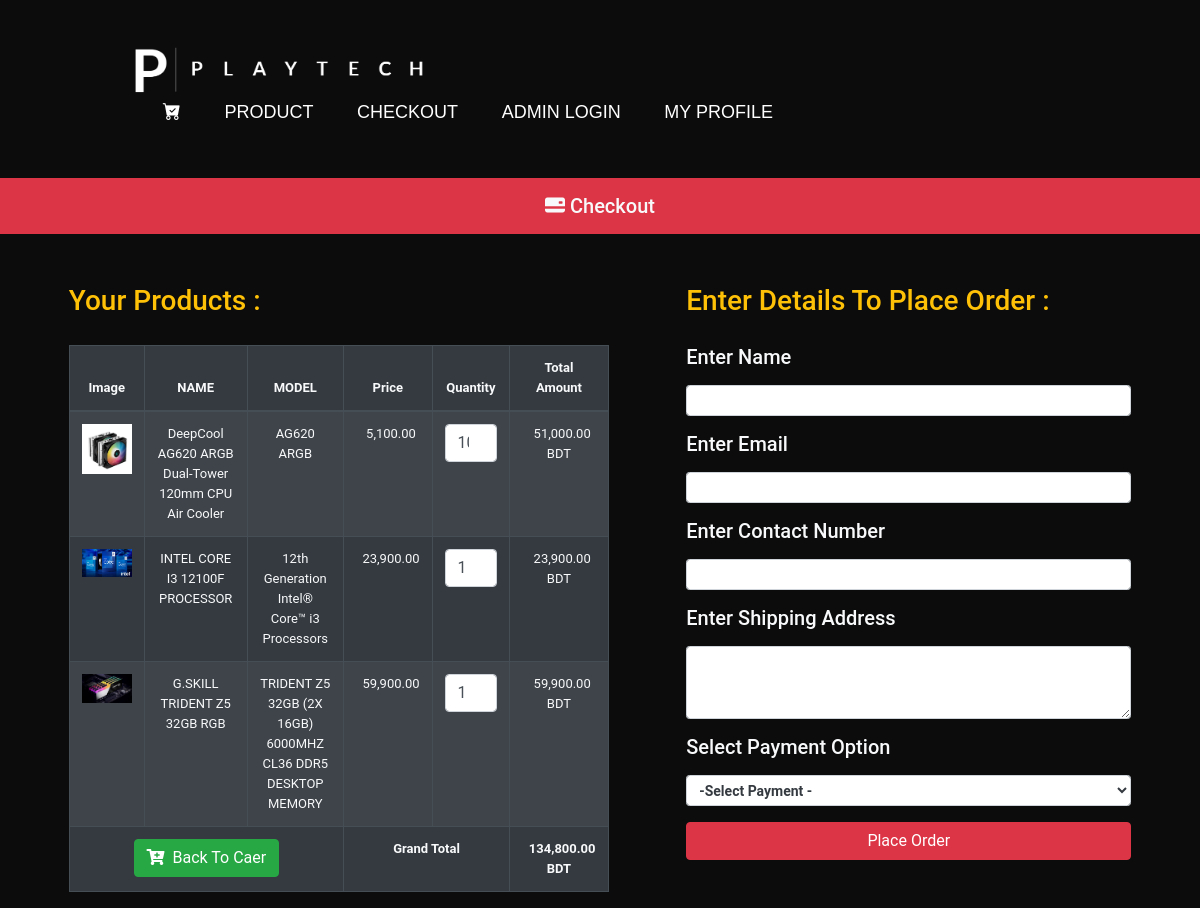
Page /playtech/checkout.php on the committed database.
### tables this page shows
CREATE TABLE `cart` (
  `code` int(200) NOT NULL,
  `name` varchar(200) NOT NULL,
  `model` varchar(200) NOT NULL,
  `description` varchar(200) NOT NULL,
  `restock` date NOT NULL,
  `price` int(200) NOT NULL,
  `status` varchar(200) NOT NULL,
  `quantity` int(200) NOT NULL,
  `catagory` varchar(250) NOT NULL,
  `image` varchar(250) NOT NULL,
  `total` int(250) NOT NULL
);

### playtech/checkout.php (the view, shortened to what this page needs)
<!DOCTYPE html>
<html lang="en">
<head>
    <link rel="stylesheet" href="css/product.css">
    <link rel="stylesheet" href="https://stackpath.bootstrapcdn.com/bootstrap/4.3.1/css/bootstrap.min.css"/>
    <link rel="stylesheet" href=" https://stackpath.bootstrapcdn.com/bootstrap/4.3.1/js/bootstrap.bundle.min.js"/>
    <link rel="stylesheet" href="https://cdnjs.cloudflare.com/ajax/libs/jquery/3.2.1/jquery.min.js"/>
    <link rel="stylesheet" href="  https://cdnjs.cloudflare.com/ajax/libs/font-awesome/4.7.0/css/font-awesome.min.css"/>
    <link rel="stylesheet" href="https://cdn.jsdelivr.net/npm/bootstrap-icons@1.9.1/font/bootstrap-icons.css">
    <link rel='stylesheet' href='https://cdnjs.cloudflare.com/ajax/libs/twitter-bootstrap/4.5.2/css/bootstrap.min.css' />
    <link rel='stylesheet' href='https://cdnjs.cloudflare.com/ajax/libs/font-awesome/5.9.0/css/all.min.css' />
</head>
<body>
<div class="container-fluid ">
            <div class="nav">
                    <a href="home.html">
                    <img src="image/playtech.png" class="logo">
                    </a>
                    <ul>
                        <li>
                            <li><a href="cart.php"><i class="bi bi-cart-check-fill"></i><span id="cart-item" class="badge badge-danger"></span></a></li>
                        </li>
                        <li><a href="product_1.php">Product</a></li>
                        <li><a href="checkout.php">Checkout</a></li>
                        <li><a href="Admin/adminlog.php">Admin Login</a></li>
                        <li><a href="login.php">My Profile</a></li>
                    </ul>
            </div>
</div>
<div class="container-fluid p-3 mb-2 bg-danger text-white text-center">
    <h5 class="mb-0 font-weight-semibold text-light "> <i class="bi bi-credit-card-2-back-fill"> </i>Checkout </h5>
</div>
<div class="body-content outer-top-bd">
    <div class="container mt-50">
        <div class="row justify-content-around">
            <div class="col-md-6 col-sm-6">
              <h3 class="checkout-subtitle font-weight-semibold text-warning">Your Products :</h3>
                <br>
                  <div class="table">
                    <table class="table table-bordered table-striped table-dark text-center text-light">
                      <thead>
                        <tr>
                          <th>Image</th>
                          <th>NAME</th>
                          <th>MODEL</th>
                          <th>Price</th>
                          <th>Quantity</th>
                          <th>Total Amount</th>
                        </tr>
                      </thead>
                      <tbody>
                        <?php
                          $conn = mysqli_connect("localhost","root","","playtech");
                          $stmt = $conn->prepare('SELECT * FROM cart');
                          $stmt->execute();
                          $result = $stmt->get_result();
                          $grand_total = 0;
                          while ($row = $result->fetch_assoc()):
                        ?>
                        <tr>
                          <td><img src="upload/<?= $row['image'] ?>" width="50"></td>
                          <td><?= $row['name'] ?></td>
                          <td><?= $row['model'] ?></td>
                          <td>
                          &nbsp;&nbsp;<?= number_format($row['price'],2); ?>
                          </td>
                          <td>
                            <input type="number" class="form-control itemQty" value="<?= $row['quantity'] ?>">
                          </td>
                          <td>&nbsp;&nbsp;<?= number_format($row['total'],2); ?> BDT</td>
                        </tr>
                        <?php $grand_total += $row['total']; ?>
                        <?php endwhile; ?>
                        <tr>
                          <td colspan="3">
                            <a href="cart.php" class="btn btn-success"><i class="fas fa-cart-plus"></i>&nbsp;&nbsp;Back To Caer</a>
                          </td>
                          <td colspan="2"><b>Grand Total</b></td>
                          <td><b>&nbsp;&nbsp;<?= number_format($grand_total,2); ?> BDT</b></td>
                        </tr>
                      </tbody>
                    </table>
                  </div>
            </div>
              <div class="col-md-5 col-sm-5">
              <h3 class="checkout-subtitle font-weight-semibold text-warning">Enter Details To Place Order :</h3><br>
                <form action="action.php" method="POST" id="order">
                  <div class="form-group">
                    <label class="info-title font-weight-semibold text-light text-left" for="name"> <h5>Enter Name </h5></label>
                    <input type="text" name="name" class="form-control form-control-sm font-weight-bold text-dark"  required>
                  </div>
                  <div class="form-group">
                  <label class="info-title font-weight-semibold text-light" for="email"> <h5>Enter Email </h5></label>
                    <input type="email" name="email" class="form-control form-control-sm font-weight-bold text-dark"  required>
                  </div>
                  <div class="form-group">
                  <label class="info-title font-weight-semibold text-light" for="contact"> <h5>Enter Contact Number </h5></label>
                    <input type="tel" name="contact" class="form-control form-control-sm font-weight-bold text-dark"  required>
                  </div>
                  <div class="form-group">
                  <label class="info-title font-weight-semibold text-light" for="address"> <h5>Enter Shipping Address </h5></label>
                    <textarea name="address" class="form-control form-control-sm font-weight-bold text-dark" rows="3" cols="10" ></textarea>
                  </div>
                  <label class="info-title font-weight-semibold text-light" for="payment"> <h5>Select Payment Option </h5></label>
                  <div class="form-group">
                    <select name="payment" class="form-control form-control-sm font-weight-bold text-dark">
                      <option value="" selected disabled>-Select Payment -</option>
                    </select>
                  </div>
                  <div class="form-group">
                    <input type="submit" name="order" value="Place Order" class="btn btn-danger btn-block">
                  </div>
                </form>
              </div>
        </div>
    </div>
</div>
</body>
</html>

### playtech/css/product.css (style rules this page uses)
* { margin: 0; padding: 0; box-sizing: border-box; list-style: none; text-decoration: none; }
.nav { width: 85%; margin: auto; padding: 35px 0; display: flex; align-items: center; justify-content: space-between; font-family: Helvetica; }
.logo { width: 350px; cursor: pointer; }
.nav ul li { list-style: none; margin: 0 20px; display: inline-block; position: relative; }
.nav ul li a { text-decoration: none; color: white; text-transform: uppercase; font-size: 18px; }
.nav ul li::after { content: ''; height: 3px; width: 0; background: red; position: absolute; left: 0; bottom: -10px; transition: 0.5s; }
body { margin: 0; font-family: Roboto,-apple-system,BlinkMacSystemFont,"Segoe UI",Roboto,"Helvetica Neue",Arial,sans-serif,"Apple Color Emoji","Segoe UI Emoji","Segoe UI Symbol","Noto Color Emoji"; font-size: .8125rem; font-weight: 400; line-height: 1.5385; color: #333; text-align: left; background-color: black; }
.mt-50 { margin-top: 50px; }
a { text-decoration: none !important; }

### playtech/checkout.php (style rules this page uses)
body { margin: 0; font-family: Roboto,-apple-system,BlinkMacSystemFont,"Segoe UI",Roboto,"Helvetica Neue",Arial,sans-serif,"Apple Color Emoji","Segoe UI Emoji","Segoe UI Symbol","Noto Color Emoji"; font-size: .8125rem; font-weight: 400; line-height: 1.5385; color: #333; text-align: left; background-color: rgb(12,12,12,12); }

### rows in the picture
cart: image (picture), name "DeepCool AG620 ARGB Dual-Tower 120mm CPU Air Cooler", model "AG620 ARGB", price "5,100.00", quantity "10", total "51,000.00"
cart: image (picture), name "INTEL CORE I3 12100F PROCESSOR", model "12th Generation Intel® Core™ i3 Processors", price "23,900.00", quantity "1", total "23,900.00"
cart: image (picture), name "G.SKILL TRIDENT Z5 32GB RGB", model "TRIDENT Z5 32GB (2X 16GB) 6000MHZ CL36 DDR5 DESKTOP MEMORY", price "59,900.00", quantity "1", total "59,900.00"

### other values in the picture
$grand_total "134,800.00"
